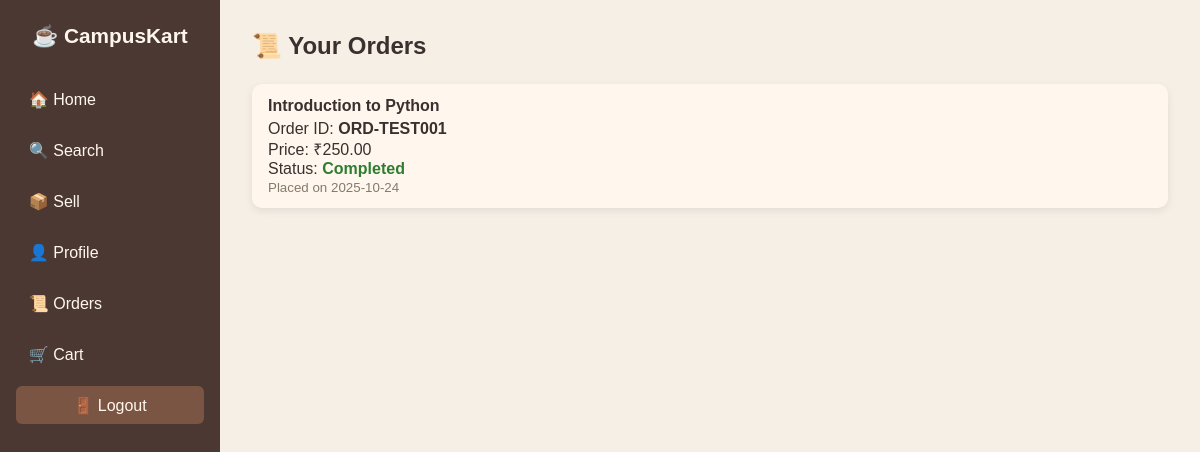
Page /orders (signed in) on the committed database.
### tables this page shows
CREATE TABLE orders (
        order_id TEXT PRIMARY KEY, buyer_id INTEGER, seller_id INTEGER, item_id INTEGER, price REAL,
        quantity_ordered INTEGER DEFAULT 1, payment_mode TEXT, payment_status TEXT DEFAULT 'pending',
        order_status TEXT DEFAULT 'pending', hashed_otp TEXT, created_at TIMESTAMP DEFAULT CURRENT_TIMESTAMP,
        FOREIGN KEY (buyer_id) REFERENCES users (user_id) ON DELETE SET NULL,
        FOREIGN KEY (seller_id) REFERENCES users (user_id) ON DELETE SET NULL,
        FOREIGN KEY (item_id) REFERENCES items (item_id) ON DELETE SET NULL
    );

CREATE TABLE items (
        item_id INTEGER PRIMARY KEY AUTOINCREMENT, seller_id INTEGER, name TEXT NOT NULL, description TEXT,
        price REAL NOT NULL, category TEXT, image_url TEXT, status TEXT DEFAULT 'available',
        quantity INTEGER DEFAULT 1, created_at TIMESTAMP DEFAULT CURRENT_TIMESTAMP,
        FOREIGN KEY (seller_id) REFERENCES users (user_id) ON DELETE CASCADE
    );

### app.py (the view)
@app.route("/orders")
@login_required
def orders():
    conn = get_db()
    user_orders = conn.execute("SELECT o.order_id, o.price, o.order_status as status, o.created_at, o.hashed_otp, i.name as item_name FROM orders o JOIN items i ON o.item_id = i.item_id WHERE o.buyer_id = ? ORDER BY o.created_at DESC",(session["user_id"],)).fetchall()
    conn.close()
    return render_template("orders.html", orders=user_orders)

### app.py (called while the page is built)
def get_db():
    conn = sqlite3.connect("database.db")
    conn.row_factory = sqlite3.Row
    return conn

### utils.py (called while the page is built)
def login_required(f):
    @wraps(f)
    def wrapper(*args, **kwargs):
        if "user_id" not in session:
            flash("Please log in first.", "warning")
            return redirect(url_for("login"))
        return f(*args, **kwargs)
    return wrapper

### templates/orders.html (shortened to what this page needs)
{% extends "base.html" %} {% block content %}
<div class="orders-container">
  <h2 class="mb-4">📜 Your Orders</h2>
  {% if orders and orders|length > 0 %}
  <div class="card-grid">
    {% for o in orders %}
    <div class="card">
      <div class="card-content">
        <h4>{{ o.item_name }}</h4>
        <p>Order ID: <b>{{ o.order_id }}</b></p>
        <p>Price: ₹{{ "%.2f"|format(o.price) }}</p>
        <p>
          Status:
          <span
            class="order-status status-{{ o.status|replace(' ', '_')|lower }}"
          >
            {{ o.status|replace('_', ' ')|capitalize }}
          </span>
        </p>
        <small class="text-muted"
          >Placed on {{ o.created_at.split(' ')[0] if o.created_at else 'N/A'
          }}</small
        >
      </div>
    </div>
    {% endfor %}
  </div>
  {% else %}
  <p class="text-muted">No orders yet.</p>
  {% endif %}
</div>
{% endblock %}

### static/css/style.css (style rules this page uses)
* { margin: 0; padding: 0; box-sizing: border-box; }
body { font-family: "Poppins", sans-serif; background-color: #f5efe6; color: #3b2f2f; display: flex; min-height: 100vh; }
.card-grid { display: grid; grid-template-columns: repeat(auto-fit, minmax(240px, 1fr)); gap: 1rem; }
.card { background: #fff7ed; border-radius: 10px; box-shadow: 0 3px 8px rgba(0, 0, 0, 0.08); overflow: hidden; }
.card-content { padding: 0.8rem 1rem; }
.card-content h4 { font-weight: 600; margin-bottom: 0.3rem; }
.text-muted { color: #85796b; }
.order-status { font-weight: 600; text-transform: capitalize; }
.status-completed { color: #2e7d32; }
.mb-4 { margin-bottom: 1.5rem; }

### rows in the picture
orders: item_name "Introduction to Python", order_id "ORD-TEST001", price "250.00", status "Completed", created_at "2025-10-24"
